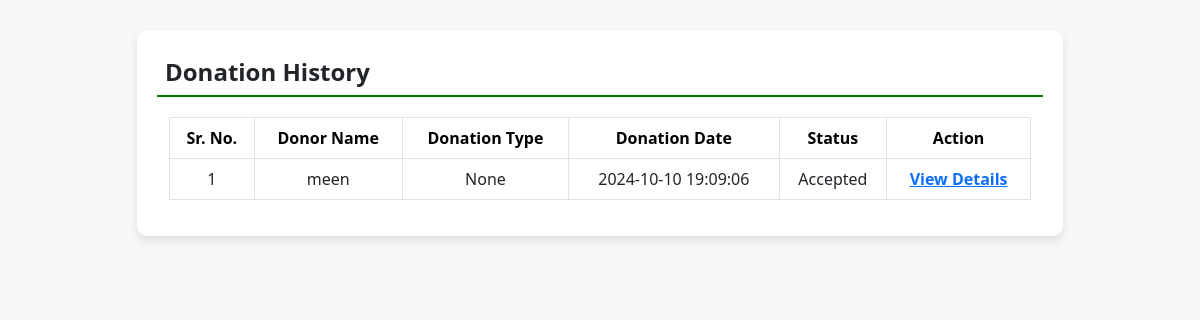
The app's page /donation_history/ (signed in), older data.
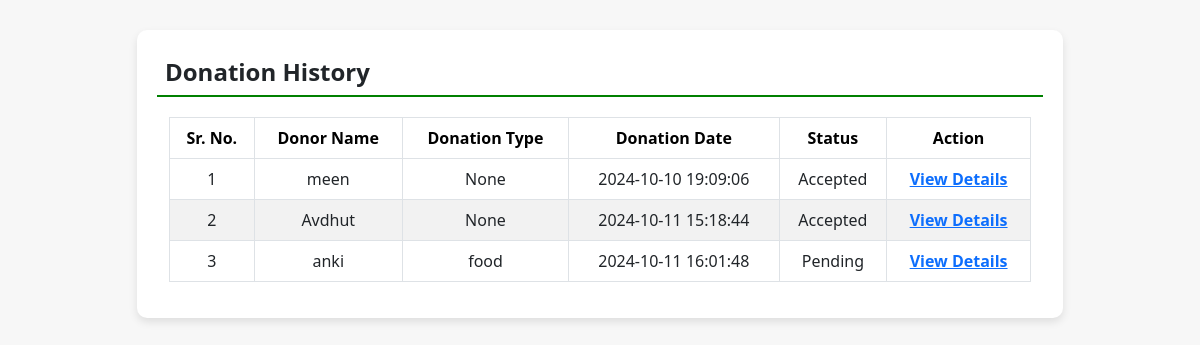
The same page, newer data.
### donation/models.py (models this page shows, shortened)
class Donation(models.Model):
    donor = models.ForeignKey(Donor,on_delete=models.CASCADE)
    donationname = models.CharField(null=True, max_length=100)
    donationpic = models.FileField(null=True)
    Collectionloc = models.CharField(null=True, max_length=300)
    Description = models.CharField(null=True, max_length=300)
    status = models.CharField(null=True, max_length=50, default="Pending")
    Donationdate = models.DateTimeField(auto_now_add=True)
    donation_type = models.CharField(max_length=50, null=True)
    adminremark = models.CharField(null=True, max_length=300)
    Ngo = models.ForeignKey(NGO,on_delete=models.CASCADE)
    NGOremark = models.CharField(null=True, max_length=300)
    Updationdate = models.DateField(null=True)

### donation/views.py (the view)
# urls.py: path("donation_history/", donation_history, name="donation_history"),
def donation_history(request):
    print("Donation history view accessed")
    if not request.user.is_authenticated:
        return redirect('donor_login')
    user = request.user
    donor = Donor.objects.get(user=user)
    donation = Donation.objects.filter(donor=donor)
    return render(request, 'donation_history.html', {'donation': donation})

### donation/templates/donation_history.html (shortened to what this page needs)
{% load static %}
<!DOCTYPE html>
<html lang="en">
<head>
    <link rel="stylesheet" href="{% static 'css/bootstrap.min.css' %}">
</head>
<body>
<div class="container">
    <div class="row justify-content-center">
        <div class="col-md-10">
            <div class="history-card">
                <h5 class="p-2">Donation History</h5>
                <div class="container-fluid">
                    <table class="table table-bordered table-hover">
                        <thead>
                            <tr>
                                <th>Sr. No.</th>
                                <th>Donor Name</th>
                                <th>Donation Type</th>
                                <th>Donation Date</th>
                                <th>Status</th>
                                <th>Action</th>
                            </tr>
                        </thead>
                        <tbody>
                            {% for i in donation %}
                            <tr>
                                <td>{{ forloop.counter }}</td>
                                <td>{{ i.donationname }}</td>
                                <td>{{ i.donation_type }}</td>
                                <td>{{ i.Donationdate|date:"Y-m-d H:i:s" }}</td>
                                <td>{{ i.status }}</td>
                                <td><a href="{% url 'donation_detail' i.id %}" class="text-primary">View Details</a></td>
                            </tr>
                            {% endfor %}
                        </tbody>
                    </table>
                </div>
            </div>
        </div>
    </div>
</div>
</body>
</html>

Row changes from the older to the newer data that the page shows:
added Donation: donationname "Avdhut", donation_type "None", Donationdate "2024-10-11 15:18:44", status "Accepted"
added Donation: donationname "anki", donation_type "food", Donationdate "2024-10-11 16:01:48", status "Pending"
